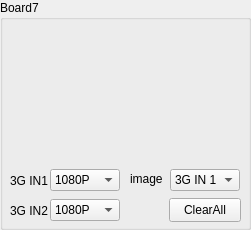
       <widget class="QGroupBox" name="groupBoxImgBorad7">
        <property name="geometry">
         <rect>
          <x>570</x>
          <y>580</y>
          <width>251</width>
          <height>230</height>
         </rect>
        </property>
        <property name="styleSheet">
         <string notr="true">font: 10pt &quot;Arial&quot;;</string>
        </property>
        <property name="title">
         <string>Board7</string>
        </property>
        <widget class="ImgLabel" name="labelImgBoard7">
         <property name="geometry">
          <rect>
           <x>5</x>
           <y>20</y>
           <width>245</width>
           <height>140</height>
          </rect>
         </property>
         <property name="text">
          <string/>
         </property>
        </widget>
        <widget class="QLabel" name="label3Gin2Board7">
         <property name="geometry">
          <rect>
           <x>10</x>
           <y>200</y>
           <width>54</width>
           <height>21</height>
          </rect>
         </property>
         <property name="styleSheet">
          <string notr="true">font: 9pt &quot;Arial&quot;;</string>
         </property>
         <property name="text">
          <string>3G IN2</string>
         </property>
        </widget>
        <widget class="QLabel" name="label3Gin1Board7">
         <property name="geometry">
          <rect>
           <x>10</x>
           <y>170</y>
           <width>54</width>
           <height>21</height>
          </rect>
         </property>
         <property name="styleSheet">
          <string notr="true">font: 9pt &quot;Arial&quot;;</string>
         </property>
         <property name="text">
          <string>3G IN1</string>
         </property>
        </widget>
        <widget class="QComboBox" name="comboBoxImgBoard7">
         <property name="geometry">
          <rect>
           <x>170</x>
           <y>169</y>
           <width>70</width>
           <height>22</height>
          </rect>
         </property>
         <property name="styleSheet">
          <string notr="true">font: 9pt &quot;Arial&quot;;</string>
         </property>
         <item>
          <property name="text">
           <string>3G IN 1</string>
          </property>
         </item>
         <item>
          <property name="text">
           <string>3G IN 2</string>
          </property>
         </item>
         <item>
          <property name="text">
           <string>Detection</string>
          </property>
         </item>
         <item>
          <property name="text">
           <string>Color</string>
          </property>
         </item>
        </widget>
        <widget class="QComboBox" name="comboBox3Gin2SizeBoard7">
         <property name="geometry">
          <rect>
           <x>50</x>
           <y>199</y>
           <width>70</width>
           <height>22</height>
          </rect>
         </property>
         <property name="styleSheet">
          <string notr="true">font: 9pt &quot;Arial&quot;;</string>
         </property>
         <item>
          <property name="text">
           <string>1080P</string>
          </property>
         </item>
         <item>
          <property name="text">
           <string>540P</string>
          </property>
         </item>
        </widget>
        <widget class="QComboBox" name="comboBox3Gin1SizeBoard7">
         <property name="geometry">
          <rect>
           <x>50</x>
           <y>169</y>
           <width>70</width>
           <height>22</height>
          </rect>
         </property>
         <property name="styleSheet">
          <string notr="true">font: 9pt &quot;Arial&quot;;</string>
         </property>
         <item>
          <property name="text">
           <string>1080P</string>
          </property>
         </item>
         <item>
          <property name="text">
           <string>540P</string>
          </property>
         </item>
        </widget>
        <widget class="QPushButton" name="pushButtonImgClearBoard7">
         <property name="geometry">
          <rect>
           <x>169</x>
           <y>198</y>
           <width>72</width>
           <height>24</height>
          </rect>
         </property>
         <property name="styleSheet">
          <string notr="true">font: 9pt &quot;Arial&quot;;</string>
         </property>
         <property name="text">
          <string>ClearAll</string>
         </property>
        </widget>
        <widget class="QLabel" name="labelImgNumBoard7">
         <property name="geometry">
          <rect>
           <x>130</x>
           <y>171</y>
           <width>41</width>
           <height>16</height>
          </rect>
         </property>
         <property name="styleSheet">
          <string notr="true">
font: 10pt &quot;Arial&quot;;</string>
         </property>
         <property name="text">
          <string>image</string>
         </property>
        </widget>
       </widget>
